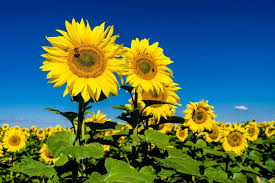
#> input picture image.jpg, 275 x 183 px
$ jupyter execute Course_project__DSP_1.ipynb
#> lines starting #> are read from the running program, lines starting #| are printed output that depends on the picture
<a href="https://colab.research.google.com/github/vaishnavipatil29/DSP-Project-Edge-Detection-in-images/blob/main/Course_project__DSP_1.ipynb" target="_parent"></a>

# Edge Detection in an image.

Group Members:

Vaishnavi Patil (180020039)

Eega Saipriya (180020008)

**Digital Image**

A digital image is defined as a 2D - function f(x,y), with f as the amplitude (e.g. brightness or intensity) of the image at the real coordinate position (x,y).

**What is Edge Detection?**

Edges are significant local changes of intensity in an image.

Goal of Edge Detection :
Produce a line drawing of an image.

Why is it useful?
1. Important features can be extracted from the edges of an image(e.g : corners, lines, curves)
2. These features are used by higher-level computer vison algorithms (e.g : recognition).

**Fourier Transform ?**

A Fourier transform (FT) is a mathematical transform that decomposes a function (often a function of time, or a signal) into its constituent frequencies.
In the simplest terms, a fourier transform helps in breaking down a incoming signal into its building blocks.

So for example consider a signal f(x) having made by superimposing two or more sinusoidal functions with different frequencies. So, it is difficult to figure out what are the orignal frequencies it is made up of. So,  By passing f(x) through fourier transformer, we get a new function F(x), a plot of frequencies that made f(x) originally. In doing so Fourier transform can reveal important characteristics of a signal, namely, its frequency components.

 Use of Fourier Transform in Edge Detection :

It converts an input image from spatial domain to frequency domain. So, after passing an image through fourier transform, a plot of high and low frequencies is obtained.

### Fourier transform

[cell 1]
#importing neccassary libraries
import numpy as np
import cv2
from matplotlib import pyplot as plt

img = cv2.imread('image.jpg', 0)                                #loads an image
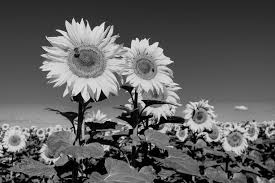
#> img: shape (183, 275); min 0, max 248, mean 95.1
dft = cv2.dft(np.float32(img), flags=cv2.DFT_COMPLEX_OUTPUT)   #frequency transform which will be a complex array
dft_shift = np.fft.fftshift(dft)                               #for bringing DC component to centre
magnitude_spectrum = 20 * np.log(cv2.magnitude(dft_shift[:, :, 0], dft_shift[:, :, 1])) #magnitude
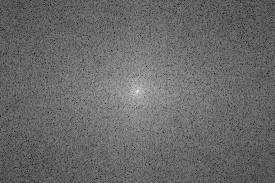
#> magnitude_spectrum: shape (183, 275) float32; min 57.67, max 307.6, mean 161.1; drawn with min black and max white

# plotting
plt.subplot(2, 2, 1),plt.imshow(img, cmap='gray')
plt.title('Input Image'), plt.xticks([]), plt.yticks([])
plt.subplot(2, 2, 2), plt.imshow(magnitude_spectrum, cmap='gray')
plt.title('After FFT'), plt.xticks([]), plt.yticks([])
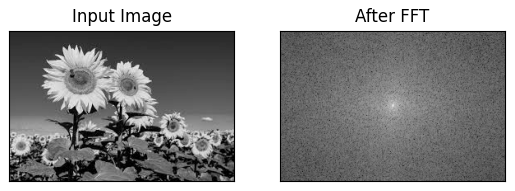
#> figure drawn by matplotlib, 2 panels

*   Image after taking its fourier transform: a plot of high and low frequencies
*   Low frequencies situated towards the center of the image and high frequencies scattered around.

**Filters**

Filters are used as a mask array of the same size as the original image which when superimposed on the ordinal image, extracts only the attributes that we are interested in.

As mentioned earlier, in an FFT transformed image, low frequencies are found in the center and high frequencies are scattered around, we can then create a mask array which has a circle of zeros in the center and rest all ones. Now when this mask is applied to the original image, the resultant image would only have high frequencies. Edges in an image are usually made of High frequencies. So, the edges are detected.

Mask intialization

[cell 2]
rows, cols = img.shape                      #finding no of rows and columns
#> rows = 183; cols = 275
crow, ccol = int(rows / 2), int(cols / 2)   #for knowing centre
#> crow = 91; ccol = 137
mask = np.ones((rows, cols, 2), np.uint8)   #intialization of mask size,array of the same size as the original image
center = [crow, ccol]                       #centre of circle
#> center = [91, 137]
x, y = np.ogrid[:rows, :cols]               #intialization of co-ordinates of mask
#> x = 183 values from 0 to 182

### High pass Filter
Circular HPF mask, center circle is 0, remaining all ones

[cell 3]
# Circular HPF mask, center circle is 0, remaining all ones
r = 80                                     #radius of circular mask
mask_area = (x - center[0]) ** 2 + (y - center[1]) ** 2 <= r*r   #mask area
mask[mask_area] = 0                         #values in circular mask are set to 0

#Appling mask
fshift = dft_shift * mask                  # applying mask to fourier transform of image
fshift_mask_mag = 2000 * np.log(cv2.magnitude(fshift[:, :, 0], fshift[:, :, 1]))   #magnitude response of mask appiled signal
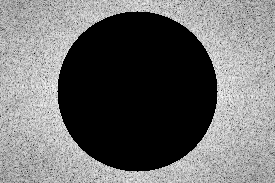
#> fshift_mask_mag: shape (183, 275) float32; 39.9% of the values are NaN or infinite; the others: min 5767.4, max 19025.7, mean 15239.9; drawn with min black, max white, NaN and infinite black

#inverse fourier transform
f_ishift = np.fft.ifftshift(fshift)        #bringing back DC component from centre to  topleft
img_back = cv2.idft(f_ishift)              #inverse fourier transform which is complex
img_back = cv2.magnitude(img_back[:, :, 0], img_back[:, :, 1]) #magnitude
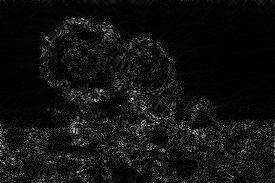
#> img_back: shape (183, 275) float32; min 0.579, max 4498642.5, mean 310110.8; drawn with min black and max white
img1 = img_back
#plotting
plt.subplot(2, 2, 1), plt.imshow(img, cmap='gray')
plt.title('Input Image'), plt.xticks([]), plt.yticks([])
plt.subplot(2, 2, 2), plt.imshow(magnitude_spectrum, cmap='gray')
plt.title('After FFT'), plt.xticks([]), plt.yticks([])
plt.subplot(2, 2, 3), plt.imshow(fshift_mask_mag, cmap='gray')
plt.title('FFT + Mask'), plt.xticks([]), plt.yticks([])
plt.subplot(2, 2, 4), plt.imshow(img_back, cmap='gray')
plt.title('After FFT Inverse'), plt.xticks([]), plt.yticks([])
plt.show()

As can be seen, application of high pass filter, blocked all the low frequencies in the center and allowed only the high frequencies to pass through. Now since edges are usually made of high frequencies, that's we see in the resultant image.

### Band Pass Filter

A Band pass filter is the combination of both HPF and LPF. It strives to achieve a balance in not throwing away all of the low frequencies as well as all of the high frequencies. Or in other words, it only allows a range of frequencies to pass.

Concentric circle mask, only the points living between the area of concentric circle are set to ones so that passes frequencies within a certain range and rejects frequencies outside that range

[cell 4]
# Concentric BPF mask,with are between the two cerciles as one's, rest all zero's.
r_out = 80                      #radius of outer circle
r_in = 5                       #radius of inner circle
mask_area = np.logical_and(((x - center[0]) ** 2 + (y - center[1]) ** 2 >= r_in ** 2),
                           ((x - center[0]) ** 2 + (y - center[1]) ** 2 <= r_out ** 2)) #mask area
mask[mask_area] = 1 #values in between two circles are set to 1 and remaing are 0

#Appling mask
fshift = dft_shift * mask                  # applying mask to fourier transform of image
fshift_mask_mag = 2000 * np.log(cv2.magnitude(fshift[:, :, 0], fshift[:, :, 1]))   #magnitude response of mask appiled signal
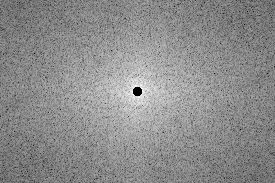
#> fshift_mask_mag: shape (183, 275) float32; 0.14% of the values are NaN or infinite; the others: min 5767.4, max 24459.3, mean 16097; drawn with min black, max white, NaN and infinite black

#inverse fourier transform
f_ishift = np.fft.ifftshift(fshift)        #bringing back DC component from centre to  topleft
img_back = cv2.idft(f_ishift)              #inverse fourier transform which is complex
img_back = cv2.magnitude(img_back[:, :, 0], img_back[:, :, 1]) #magnitude
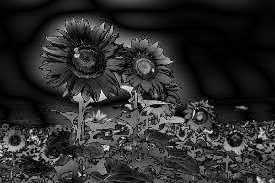
#> img_back: shape (183, 275) float32; min 2.02, max 8171420, mean 1460684; drawn with min black and max white
img2 = img_back
#plotting
plt.subplot(2, 2, 1), plt.imshow(img, cmap='gray')
plt.title('Input Image'), plt.xticks([]), plt.yticks([])
plt.subplot(2, 2, 2), plt.imshow(magnitude_spectrum, cmap='gray')
plt.title('After FFT'), plt.xticks([]), plt.yticks([])
plt.subplot(2, 2, 3), plt.imshow(fshift_mask_mag, cmap='gray')
plt.title('FFT + Mask'), plt.xticks([]), plt.yticks([])
plt.subplot(2, 2, 4), plt.imshow(img_back, cmap='gray')
plt.title('After FFT Inverse'), plt.xticks([]), plt.yticks([])
plt.show()

[cell 5]
#Comparison:

plt.subplot(2, 2, 1), plt.imshow(img1, cmap='gray')
plt.title('High Pass Filter'), plt.xticks([]), plt.yticks([])
plt.subplot(2, 2, 2), plt.imshow(img2, cmap='gray')
plt.title('Band Pass Filter'), plt.xticks([]), plt.yticks([])
